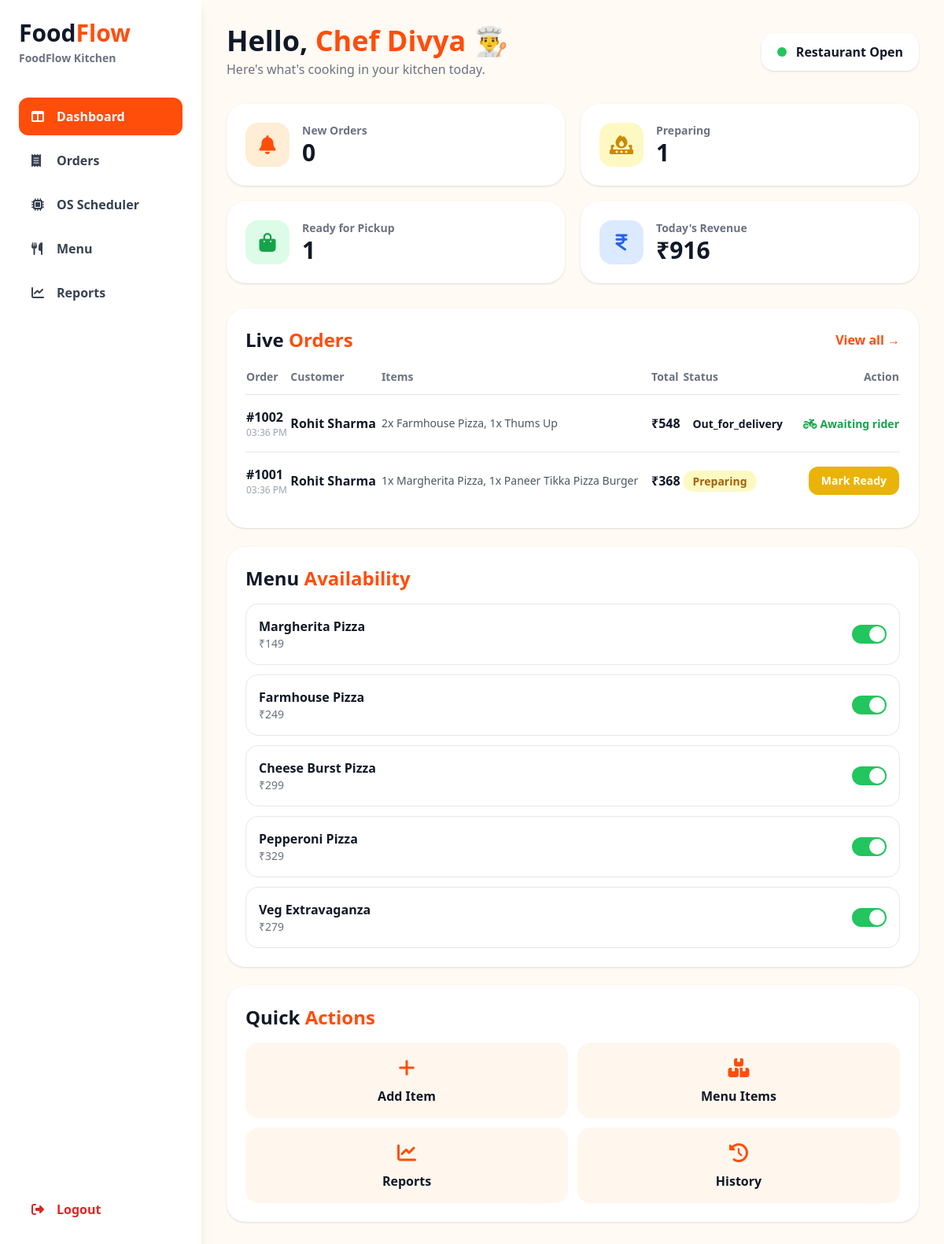
The app's page /Foodflow/Foodflow/Login/dashboard.php (signed in) with its own data.
### tables this page shows
CREATE TABLE restaurants (
    restaurant_id   INT AUTO_INCREMENT PRIMARY KEY,
    restaurant_name VARCHAR(150) NOT NULL,
    address         VARCHAR(255) DEFAULT NULL,
    city            VARCHAR(100) DEFAULT NULL,
    phone           VARCHAR(20) DEFAULT NULL,
    email           VARCHAR(150) DEFAULT NULL,
    is_active       TINYINT(1) NOT NULL DEFAULT 1,
    created_at      TIMESTAMP NOT NULL DEFAULT CURRENT_TIMESTAMP
);

CREATE TABLE orders (
    id               INT AUTO_INCREMENT PRIMARY KEY,
    customer_id      INT NOT NULL,
    customer_name    VARCHAR(100) NULL,
    total            DECIMAL(10,2) NOT NULL,
    payment_method   VARCHAR(50) NOT NULL DEFAULT 'Cash on delivery',
    status           ENUM('placed','preparing','ready','out_for_delivery','delivered','cancelled','New','Preparing','Ready','Completed','Cancelled') NOT NULL DEFAULT 'placed',
    delivery_address VARCHAR(255) NOT NULL,
    notes            VARCHAR(255) NULL,
    created_at       TIMESTAMP NOT NULL DEFAULT CURRENT_TIMESTAMP,
    CONSTRAINT chk_orders_total CHECK (total >= 0),
    CONSTRAINT fk_orders_customer FOREIGN KEY (customer_id) REFERENCES users(user_id) ON DELETE RESTRICT,
    INDEX idx_orders_status (status),
    INDEX idx_orders_created (created_at)
);

CREATE TABLE food (
    id            INT AUTO_INCREMENT PRIMARY KEY,
    category_id   INT NULL,
    restaurant_id INT NULL,
    name          VARCHAR(100) NOT NULL,
    description   VARCHAR(255) DEFAULT NULL,
    price         DECIMAL(8,2) NOT NULL,
    stock         INT NOT NULL DEFAULT 50,
    available     TINYINT(1) NOT NULL DEFAULT 1,
    is_veg        TINYINT(1) NOT NULL DEFAULT 1,
    image         VARCHAR(255) NULL,
    CONSTRAINT chk_food_price CHECK (price >= 0),
    CONSTRAINT chk_food_stock CHECK (stock >= 0),
    CONSTRAINT fk_food_category   FOREIGN KEY (category_id)   REFERENCES categories(id) ON DELETE SET NULL,
    CONSTRAINT fk_food_restaurant FOREIGN KEY (restaurant_id) REFERENCES users(user_id) ON DELETE SET NULL,
    INDEX idx_food_available (available)
);

### Foodflow/Foodflow/Login/dashboard.php (the view, shortened to what this page needs)
<?php
require_once __DIR__ . '/../db.php';
$staffName = $_SESSION['full_name'] ?? 'Staff';
$restaurantName = 'FoodFlow Kitchen';
try {
    $stmt = $pdo->query("SELECT * FROM restaurants WHERE is_active = 1 LIMIT 1");
    if ($stmt && ($restaurant = $stmt->fetch(PDO::FETCH_ASSOC))) {
        $restaurantName = $restaurant['restaurant_name'] ?? 'FoodFlow Kitchen';
    }
} catch (PDOException $e) {
    error_log($e->getMessage());
}
$badge = [
    'New'       => 'bg-orange-100 text-[#ff4d0a]',
    'Preparing' => 'bg-yellow-100 text-yellow-700',
    'Ready'     => 'bg-green-100 text-green-700',
    'Completed' => 'bg-blue-100 text-blue-700',
    'Delivered' => 'bg-blue-100 text-blue-700',
    'Cancelled' => 'bg-red-100 text-red-700',
];
$stats = [
    ['label' => 'New Orders',        'value' => 0,       'icon' => 'fa-bell',          'color' => 'bg-orange-100 text-[#ff4d0a]'],
    ['label' => 'Preparing',         'value' => 0,       'icon' => 'fa-fire-burner',   'color' => 'bg-yellow-100 text-yellow-600'],
    ['label' => 'Ready for Pickup',  'value' => 0,       'icon' => 'fa-bag-shopping',  'color' => 'bg-green-100 text-green-600'],
    ['label' => "Today's Revenue",   'value' => '₹0',    'icon' => 'fa-indian-rupee-sign', 'color' => 'bg-blue-100 text-blue-600'],
];
$orders = [];
$menu = [];
try {
    $newCount = (int)$pdo->query("SELECT COUNT(*) FROM orders WHERE status IN ('placed', 'New')")->fetchColumn();
    $prepCount = (int)$pdo->query("SELECT COUNT(*) FROM orders WHERE status IN ('preparing', 'Preparing')")->fetchColumn();
    $readyCount = (int)$pdo->query("SELECT COUNT(*) FROM orders WHERE status IN ('ready', 'Ready', 'out_for_delivery')")->fetchColumn();
    $revToday = (float)$pdo->query("SELECT COALESCE(SUM(total), 0) FROM orders WHERE DATE(created_at) = CURDATE() AND status != 'cancelled'")->fetchColumn();
    $stats[0]['value'] = $newCount;
    $stats[1]['value'] = $prepCount;
    $stats[2]['value'] = $readyCount;
    $stats[3]['value'] = '₹' . number_format($revToday);
    $orderRows = $pdo->query("SELECT o.id, o.customer_name, u.full_name, o.total, o.status, o.created_at,
                                     (SELECT GROUP_CONCAT(CONCAT(oi.quantity, 'x ', f.name) SEPARATOR ', ')
                                      FROM order_items oi JOIN food f ON oi.food_id = f.id WHERE oi.order_id = o.id) AS item_names
                              FROM orders o
                              LEFT JOIN users u ON o.customer_id = u.user_id
                              ORDER BY o.id DESC LIMIT 5")->fetchAll(PDO::FETCH_ASSOC);
    foreach ($orderRows as $row) {
        $st = ucfirst(strtolower($row['status']));
        $orders[] = [
            'id'       => (int)$row['id'],
            'customer' => $row['customer_name'] ?: ($row['full_name'] ?: 'Customer #' . $row['id']),
            'items'    => $row['item_names'] ?: 'Menu Items',
            'total'    => (float)$row['total'],
            'time'     => date('h:i A', strtotime($row['created_at'])),
            'status'   => $st
        ];
    }
    $menu = $pdo->query("SELECT name, price, available FROM food ORDER BY id ASC LIMIT 5")->fetchAll(PDO::FETCH_ASSOC);
} catch (PDOException $e) {
    error_log("Dashboard query error: " . $e->getMessage());
}
?>
<!DOCTYPE html>
<html lang="en">
<head>
    <script src="https://cdn.tailwindcss.com"></script>
    <link rel="stylesheet"
          href="https://cdnjs.cloudflare.com/ajax/libs/font-awesome/6.7.2/css/all.min.css">
</head>
<body class="m-0 min-h-screen bg-orange-50/60 text-gray-900">
<div class="flex min-h-screen">
    <aside class="hidden w-64 shrink-0 flex-col bg-white p-6 shadow-lg lg:flex">
        <h1 class="text-3xl font-bold">
    Food<span class="text-[#ff4d0a]">Flow</span>
</h1>
<p class="mt-1 text-sm font-semibold text-gray-500">
    <?= htmlspecialchars($restaurantName, ENT_QUOTES, 'UTF-8') ?>
</p>
        <nav class="mt-10 space-y-2 font-semibold">
            <a href="dashboard.php"
               class="flex items-center gap-3 rounded-xl bg-[#ff4d0a] px-4 py-3 text-white">
                <i class="fa-solid fa-table-columns w-5"></i> Dashboard
            </a>
            <a href="rest_orders.php"
               class="flex items-center gap-3 rounded-xl px-4 py-3 text-gray-700 hover:bg-orange-50">
                <i class="fa-solid fa-receipt w-5"></i> Orders
            </a>
            <a href="scheduler.php"
               class="flex items-center gap-3 rounded-xl px-4 py-3 text-gray-700 hover:bg-orange-50">
                <i class="fa-solid fa-microchip w-5"></i> OS Scheduler
            </a>
            <a href="rest_menu.php"
               class="flex items-center gap-3 rounded-xl px-4 py-3 text-gray-700 hover:bg-orange-50">
                <i class="fa-solid fa-utensils w-5"></i> Menu
            </a>
            <a href="rest_reports.php"
               class="flex items-center gap-3 rounded-xl px-4 py-3 text-gray-700 hover:bg-orange-50">
                <i class="fa-solid fa-chart-line w-5"></i> Reports
            </a>
        </nav>
        <a href="../logout.php"
           class="mt-auto flex items-center gap-3 rounded-xl px-4 py-3 font-semibold
                  text-red-600 hover:bg-red-50">
            <i class="fa-solid fa-right-from-bracket w-5"></i> Logout
        </a>
    </aside>
    <main class="flex-1 p-4 md:p-8">
        <header class="flex flex-wrap items-center justify-between gap-4">
            <div>
                <h2 class="text-3xl font-extrabold md:text-4xl">
                    Hello, <span class="text-[#ff4d0a]"><?= htmlspecialchars($staffName, ENT_QUOTES, 'UTF-8') ?></span> 👨‍🍳
                </h2>
                <p class="mt-1 font-medium text-gray-500">
                    Here's what's cooking in your kitchen today.
                </p>
            </div>
            <div class="flex items-center gap-3 rounded-2xl bg-white px-5 py-3 shadow">
                <span class="h-3 w-3 animate-pulse rounded-full bg-green-500"></span>
                <span class="font-bold">Restaurant Open</span>
            </div>
        </header>
        <section class="mt-8 grid grid-cols-1 gap-5 sm:grid-cols-2 xl:grid-cols-4">
            <?php foreach ($stats as $s): ?>
                <div class="flex items-center gap-4 rounded-3xl bg-white p-6 shadow">
                    <div class="flex h-14 w-14 items-center justify-center rounded-2xl text-2xl <?= $s['color'] ?>">
                        <i class="fa-solid <?= $s['icon'] ?>"></i>
                    </div>
                    <div>
                        <p class="text-sm font-semibold text-gray-500"><?= htmlspecialchars($s['label']) ?></p>
                        <p class="text-3xl font-extrabold"><?= htmlspecialchars((string)$s['value']) ?></p>
                    </div>
                </div>
            <?php endforeach; ?>
        </section>
        <div class="mt-8 grid grid-cols-1 gap-6 xl:grid-cols-3">
            <section class="rounded-3xl bg-white p-6 shadow xl:col-span-2">
                <div class="flex items-center justify-between">
                    <h3 class="text-2xl font-extrabold">Live <span class="text-[#ff4d0a]">Orders</span></h3>
                    <a href="rest_orders.php" class="font-bold text-[#ff4d0a] hover:underline">View all →</a>
                </div>
                <div class="mt-5 overflow-x-auto">
                    <table class="w-full min-w-[640px] text-left">
                        <thead>
                            <tr class="border-b text-sm text-gray-500">
                                <th class="pb-3">Order</th>
                                <th class="pb-3">Customer</th>
                                <th class="pb-3">Items</th>
                                <th class="pb-3">Total</th>
                                <th class="pb-3">Status</th>
                                <th class="pb-3 text-right">Action</th>
                            </tr>
                        </thead>
                        <tbody>
                        <?php foreach ($orders as $o): ?>
                            <tr class="border-b last:border-0">
                                <td class="py-4 font-bold">#<?= (int)$o['id'] ?>
                                    <div class="text-xs font-medium text-gray-400"><?= htmlspecialchars($o['time']) ?></div>
                                </td>
                                <td class="py-4 font-semibold"><?= htmlspecialchars($o['customer']) ?></td>
                                <td class="py-4 text-sm text-gray-600"><?= htmlspecialchars($o['items']) ?></td>
                                <td class="py-4 font-bold">₹<?= (int)$o['total'] ?></td>
                                <td class="py-4">
                                    <span class="rounded-full px-3 py-1 text-sm font-bold <?= $badge[$o['status']] ?>">
                                        <?= htmlspecialchars($o['status']) ?>
                                    </span>
                                </td>
                                <td class="py-4 text-right">
                                    <?php if ($o['status'] === 'New'): ?>
                                        <button class="rounded-xl bg-[#ff4d0a] px-4 py-2 text-sm font-bold text-white hover:bg-orange-500">
                                            Accept
                                        </button>
                                    <?php elseif ($o['status'] === 'Preparing'): ?>
                                        <button class="rounded-xl bg-yellow-500 px-4 py-2 text-sm font-bold text-white hover:bg-yellow-400">
                                            Mark Ready
                                        </button>
                                    <?php else: ?>
                                        <span class="text-sm font-semibold text-green-600">
                                            <i class="fa-solid fa-motorcycle mr-1"></i>Awaiting rider
                                        </span>
                                    <?php endif; ?>
                                </td>
                            </tr>
                        <?php endforeach; ?>
                        </tbody>
                    </table>
                </div>
            </section>
            <div class="space-y-6">
                <section class="rounded-3xl bg-white p-6 shadow">
                    <h3 class="text-2xl font-extrabold">Menu <span class="text-[#ff4d0a]">Availability</span></h3>
                    <ul class="mt-4 space-y-3">
                        <?php foreach ($menu as $m): ?>
                            <li class="flex items-center justify-between rounded-2xl border border-gray-200 p-4">
                                <div>
                                    <p class="font-bold"><?= htmlspecialchars($m['name']) ?></p>
                                    <p class="text-sm text-gray-500">₹<?= (int)$m['price'] ?></p>
                                </div>
                                <label class="relative inline-flex cursor-pointer items-center">
                                    <div class="h-6 w-11 rounded-full bg-gray-300 transition peer-checked:bg-green-500
                                                after:absolute after:left-0.5 after:top-0.5 after:h-5 after:w-5
                                                after:rounded-full after:bg-white after:transition
                                                peer-checked:after:translate-x-5"></div>
                                </label>
                            </li>
                        <?php endforeach; ?>
                    </ul>
                </section>
                <section class="rounded-3xl bg-white p-6 shadow">
                    <h3 class="text-2xl font-extrabold">Quick <span class="text-[#ff4d0a]">Actions</span></h3>
                    <div class="mt-4 grid grid-cols-2 gap-3">
                        <a href="rest_menu.php?add=1"
                           class="rounded-2xl bg-orange-50 p-4 text-center font-bold hover:bg-orange-100">
                            <i class="fa-solid fa-plus mb-2 block text-2xl text-[#ff4d0a]"></i> Add Item
                        </a>
                        <a href="rest_menu.php"
                           class="rounded-2xl bg-orange-50 p-4 text-center font-bold hover:bg-orange-100">
                            <i class="fa-solid fa-boxes-stacked mb-2 block text-2xl text-[#ff4d0a]"></i> Menu Items
                        </a>
                        <a href="rest_reports.php"
                           class="rounded-2xl bg-orange-50 p-4 text-center font-bold hover:bg-orange-100">
                            <i class="fa-solid fa-chart-line mb-2 block text-2xl text-[#ff4d0a]"></i> Reports
                        </a>
                        <a href="rest_orders.php?filter=history"
                           class="rounded-2xl bg-orange-50 p-4 text-center font-bold hover:bg-orange-100">
                            <i class="fa-solid fa-clock-rotate-left mb-2 block text-2xl text-[#ff4d0a]"></i> History
                        </a>
                    </div>
                </section>
            </div>
        </div>
    </main>
</div>
</body>
</html>

### records on screen
restaurants: restaurant_name "FoodFlow Kitchen"
orders: id "1002", time "03:36 PM", customer "Rohit Sharma", items "2x Farmhouse Pizza, 1x Thums Up", total "548", status "Out_for_delivery", shows "Awaiting rider"
orders: id "1001", time "03:36 PM", customer "Rohit Sharma", items "1x Margherita Pizza, 1x Paneer Tikka Pizza Burger", total "368", status "Preparing", shows "Mark Ready"
food: name "Margherita Pizza", price "149"
food: name "Farmhouse Pizza", price "249"
food: name "Cheese Burst Pizza", price "299"
food: name "Pepperoni Pizza", price "329"
food: name "Veg Extravaganza", price "279"

### other values on screen
$staffName "Chef Divya"
$s['label'] "New Orders"
$s['value'] "0"
$s['label'] "Preparing"
$s['value'] "1"
$s['label'] "Ready for Pickup"
$s['label'] "Today's Revenue"
$s['value'] "₹916"
